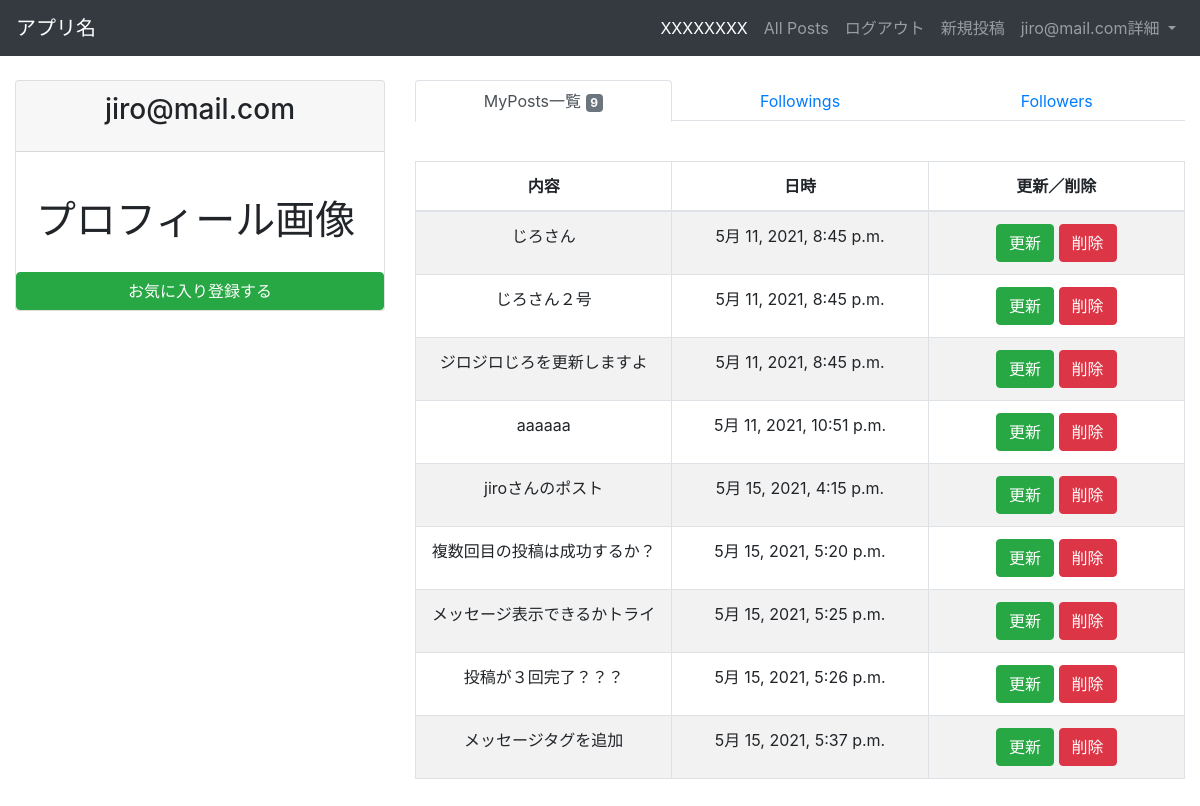
/microposts/myposts/ (signed in), run on an earlier commit of the app's database.
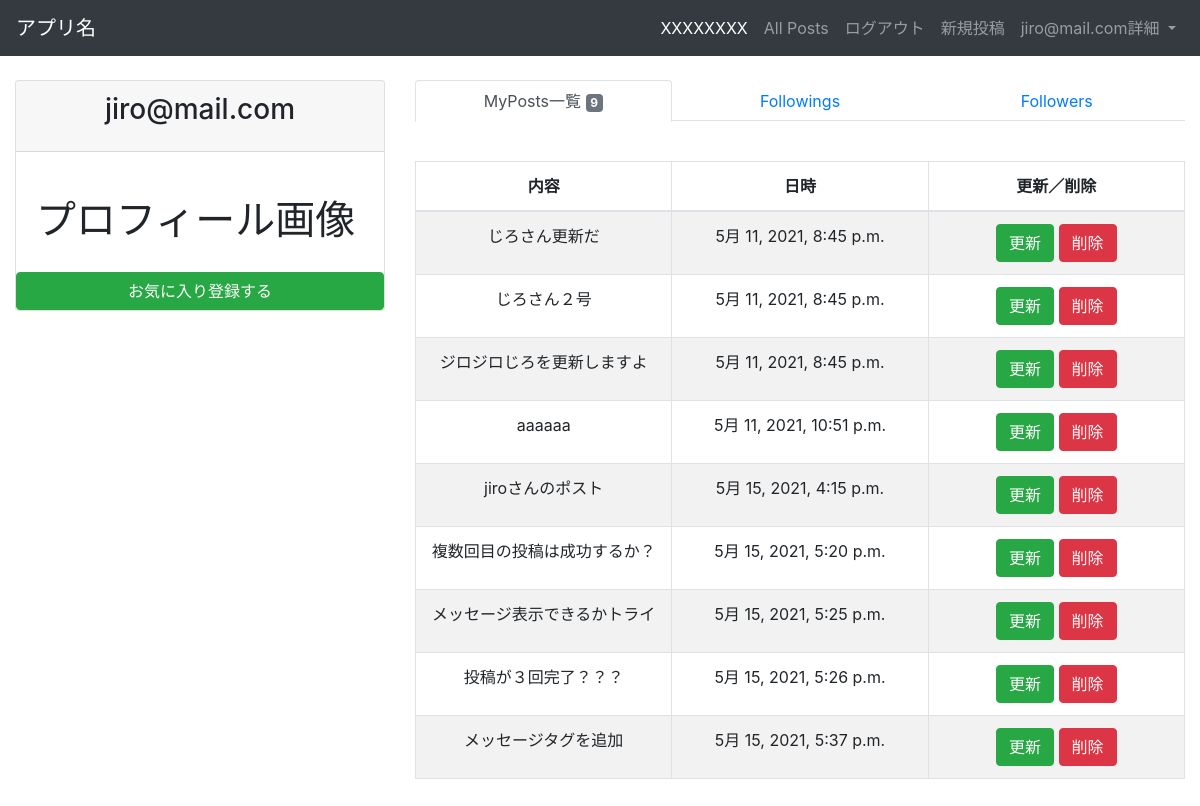
And on a later commit of the database.
### microposts/models.py (models this page shows)
class Post(models.Model):
    owner = models.ForeignKey('accounts.Users', verbose_name='オーナー', on_delete=models.CASCADE)
    content = models.TextField(max_length=255)
    created_at = models.DateTimeField(auto_now_add=True)
    class Meta:
        db_table = 'posts'

### microposts/views.py (the view)
# urls.py: path('myposts/', MyPostListView.as_view(), name='myposts'),
class MyPostListView(LoginRequiredMixin, ListView):
    template_name = 'microposts/myposts.html'
    model = Post
    success_url = reverse_lazy('microposts:myposts')
    def get_queryset(self):
        return Post.objects.filter(owner_id=self.request.user)

### templates/microposts/myposts.html (shortened to what this page needs)
{% extends 'base.html' %}
{% load bootstrap4 %}
{% block content %}
    <div class="content-wrapper">
        <div class="container-fluid">
            <div class="row">
                <aside class="col-sm-4">
                    <div class="card">
                        <div class="card-header">
                            <h3 class="card-title text-center">{{ user.get_username }}</h3>
                        </div>
                        <div class="card-body">
                            <h1>プロフィール画像</h1>
                        </div>
                        <button id="add-user" type="submit" class="btn btn-default btn-success btn-block">
                            お気に入り登録する
                        </button>
                    </div>
                </aside>
                <div class="col-sm-8">
                    <ul class="nav nav-tabs nav-justified mb-3">
                        <li class="nav-item"><a href="#" class="nav-link active">MyPosts一覧
                            <span class="badge badge-secondary">{{ object_list | length }}</span></a></li>
                        <li class="nav-item"><a href="#" class="nav-link">Followings</a></li>
                        <li class="nav-item"><a href="#" class="nav-link">Followers</a></li>
                    </ul>
                    <div class="table table-responsive">
                        <table id='post_list' width="100%"
                               class="table table-striped table-bordered table-hover">
                            <thead>
                            <tr>
                                <th class="text-center">内容</th>
                                <th class="text-center">日時</th>
                                <th class="text-center">更新／削除</th>
                            </tr>
                            </thead>
                            <tbody>
                            {% for item in object_list %}
                                <tr class="odd gradeX text-center">
                                    <td class="text-center" width="100">{{ item.content }}</td>
                                    <td class="text-center" width="100">{{ item.created_at }}</td>
                                    <td class="text-center" width="100">
                                        <a class="btn btn-success" href="{% url 'microposts:update' item.pk %}"
                                           role="button">更新</a>
                                        <a class="btn btn-danger" href="{% url 'microposts:delete' item.pk %}"
                                           role="button">削除</a>
                                    </td>
                                </tr>
                            {% endfor %}
                            </tbody>
                        </table>
                    </div>
                </div>
            </div>
        </div>
    </div>
{% endblock %}

What changed in the data, as far as the page shows it:
changed Post: content "じろさん" → "じろさん更新だ"
